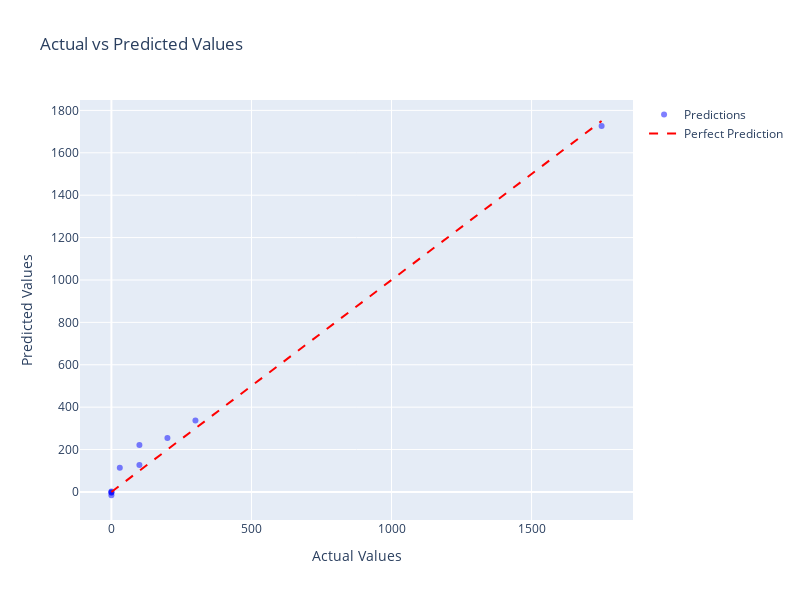

Here is the notebook cell this chart was saved with:
### Code cell
#let's plot the predicted values against the actual values
import plotly.express as px
import plotly.graph_objects as go

fig = go.Figure()

fig.add_trace(go.Scatter(
    x=y_test.values,
    y=y_pred.flatten(),
    mode='markers',
    name='Predictions',
    marker=dict(color='blue', opacity=0.5)
))

# Add the diagonal line for actual value
fig.add_trace(go.Scatter(
    x=[y_test.min(), y_test.max()],
    y=[y_test.min(), y_test.max()],
    mode='lines',
    name='Perfect Prediction',
    line=dict(color='red', dash='dash')
))

fig.update_layout(
    title='Actual vs Predicted Values',
    xaxis_title='Actual Values',
    yaxis_title='Predicted Values',
    width=800,
    height=600,
    hovermode='closest'
)

fig.show()

### Figure 1 — Plotly figure (JSON) as saved in the notebook; plotly's stock layout.template omitted (floating-point values rounded to 4 significant figures)
{"data": [{"marker": {"color": "blue", "opacity": 0.5}, "mode": "markers", "name": "Predictions", "type": "scatter", "x": [1750, 200, 0, 30, 0, 300, 100, 0, 100, 0], "y": [1726.0, 255.0, -15.6, 114.5, -1.466, 337.3, 126.9, -3.545, 221.3, 2.061]}, {"line": {"color": "red", "dash": "dash"}, "mode": "lines", "name": "Perfect Prediction", "type": "scatter", "x": [0, 1750], "y": [0, 1750]}], "layout": {"height": 600, "hovermode": "closest", "title": {"text": "Actual vs Predicted Values"}, "width": 800, "xaxis": {"title": {"text": "Actual Values"}}, "yaxis": {"title": {"text": "Predicted Values"}}}}
